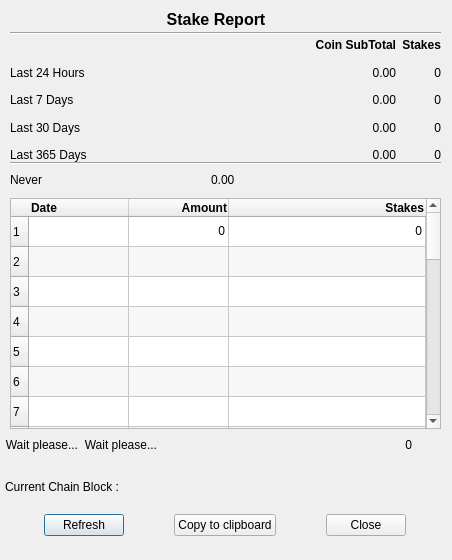
<?xml version="1.0" encoding="UTF-8"?>
<ui version="4.0">
 <class>StakeReportDialog</class>
 <widget class="QDialog" name="StakeReportDialog">
  <property name="geometry">
   <rect>
    <x>0</x>
    <y>0</y>
    <width>452</width>
    <height>560</height>
   </rect>
  </property>
  <property name="minimumSize">
   <size>
    <width>452</width>
    <height>560</height>
   </size>
  </property>
  <property name="maximumSize">
   <size>
    <width>452</width>
    <height>560</height>
   </size>
  </property>
  <property name="windowTitle">
   <string>Stake Report</string>
  </property>
  <property name="modal">
   <bool>false</bool>
  </property>
  <widget class="QLabel" name="label">
   <property name="geometry">
    <rect>
     <x>116</x>
     <y>10</y>
     <width>200</width>
     <height>19</height>
    </rect>
   </property>
   <property name="minimumSize">
    <size>
     <width>200</width>
     <height>0</height>
    </size>
   </property>
   <property name="font">
    <font>
     <pointsize>12</pointsize>
     <weight>75</weight>
     <bold>true</bold>
    </font>
   </property>
   <property name="toolTip">
    <string>Earnings made by stake over time</string>
   </property>
   <property name="frameShape">
    <enum>QFrame::NoFrame</enum>
   </property>
   <property name="frameShadow">
    <enum>QFrame::Sunken</enum>
   </property>
   <property name="lineWidth">
    <number>2</number>
   </property>
   <property name="midLineWidth">
    <number>3</number>
   </property>
   <property name="text">
    <string>Stake Report</string>
   </property>
   <property name="alignment">
    <set>Qt::AlignHCenter|Qt::AlignTop</set>
   </property>
  </widget>
  <widget class="Line" name="line">
   <property name="geometry">
    <rect>
     <x>10</x>
     <y>25</y>
     <width>431</width>
     <height>16</height>
    </rect>
   </property>
   <property name="orientation">
    <enum>Qt::Horizontal</enum>
   </property>
  </widget>
  <widget class="QWidget" name="gridLayoutWidget">
   <property name="geometry">
    <rect>
     <x>10</x>
     <y>34</y>
     <width>431</width>
     <height>132</height>
    </rect>
   </property>
   <property name="font">
    <font>
     <pointsize>9</pointsize>
    </font>
   </property>
   <layout class="QGridLayout" name="gridLayout" columnstretch="3,3,0">
    <property name="verticalSpacing">
     <number>5</number>
    </property>
    <item row="0" column="1">
     <widget class="QLabel" name="L_Coin">
      <property name="font">
       <font>
        <pointsize>9</pointsize>
        <weight>75</weight>
        <bold>true</bold>
       </font>
      </property>
      <property name="text">
       <string>Coin SubTotal</string>
      </property>
      <property name="alignment">
       <set>Qt::AlignRight|Qt::AlignTrailing|Qt::AlignVCenter</set>
      </property>
      <property name="margin">
       <number>4</number>
      </property>
     </widget>
    </item>
    <item row="0" column="2">
     <widget class="QLabel" name="label_3">
      <property name="font">
       <font>
        <pointsize>9</pointsize>
        <weight>75</weight>
        <bold>true</bold>
       </font>
      </property>
      <property name="toolTip">
       <string>Blocks Staked</string>
      </property>
      <property name="text">
       <string>Stakes</string>
      </property>
      <property name="alignment">
       <set>Qt::AlignRight|Qt::AlignTrailing|Qt::AlignVCenter</set>
      </property>
      <property name="margin">
       <number>4</number>
      </property>
     </widget>
    </item>
    <item row="1" column="0">
     <widget class="QLabel" name="L1_24h">
      <property name="font">
       <font>
        <pointsize>9</pointsize>
        <weight>50</weight>
        <bold>false</bold>
       </font>
      </property>
      <property name="toolTip">
       <string/>
      </property>
      <property name="text">
       <string>Last 24 Hours</string>
      </property>
      <property name="margin">
       <number>4</number>
      </property>
     </widget>
    </item>
    <item row="1" column="1">
     <widget class="QLabel" name="Amount_24H">
      <property name="font">
       <font>
        <pointsize>9</pointsize>
        <weight>50</weight>
        <bold>false</bold>
        <kerning>false</kerning>
       </font>
      </property>
      <property name="toolTip">
       <string>Coin Earned in last 24H</string>
      </property>
      <property name="text">
       <string>0.00</string>
      </property>
      <property name="alignment">
       <set>Qt::AlignRight|Qt::AlignTrailing|Qt::AlignVCenter</set>
      </property>
      <property name="margin">
       <number>4</number>
      </property>
     </widget>
    </item>
    <item row="1" column="2">
     <widget class="QLabel" name="Stake_24H">
      <property name="font">
       <font>
        <pointsize>9</pointsize>
        <weight>50</weight>
        <bold>false</bold>
        <kerning>false</kerning>
       </font>
      </property>
      <property name="toolTip">
       <string>Stake Made in last 24H</string>
      </property>
      <property name="text">
       <string>0</string>
      </property>
      <property name="alignment">
       <set>Qt::AlignRight|Qt::AlignTrailing|Qt::AlignVCenter</set>
      </property>
      <property name="margin">
       <number>4</number>
      </property>
     </widget>
    </item>
    <item row="2" column="0">
     <widget class="QLabel" name="L2_7D">
      <property name="font">
       <font>
        <pointsize>9</pointsize>
        <weight>50</weight>
        <bold>false</bold>
       </font>
      </property>
      <property name="toolTip">
       <string/>
      </property>
      <property name="text">
       <string>Last 7 Days</string>
      </property>
      <property name="margin">
       <number>4</number>
      </property>
     </widget>
    </item>
    <item row="2" column="1">
     <widget class="QLabel" name="Amount_7D">
      <property name="font">
       <font>
        <pointsize>9</pointsize>
        <weight>50</weight>
        <bold>false</bold>
        <kerning>false</kerning>
       </font>
      </property>
      <property name="toolTip">
       <string>Coin Earned in last 7 Days</string>
      </property>
      <property name="text">
       <string>0.00</string>
      </property>
      <property name="alignment">
       <set>Qt::AlignRight|Qt::AlignTrailing|Qt::AlignVCenter</set>
      </property>
      <property name="margin">
       <number>4</number>
      </property>
     </widget>
    </item>
    <item row="2" column="2">
     <widget class="QLabel" name="Stake_7D">
      <property name="font">
       <font>
        <pointsize>9</pointsize>
        <weight>50</weight>
        <bold>false</bold>
        <kerning>false</kerning>
       </font>
      </property>
      <property name="toolTip">
       <string>Stake Made in last 7 Days</string>
      </property>
      <property name="text">
       <string>0</string>
      </property>
      <property name="alignment">
       <set>Qt::AlignRight|Qt::AlignTrailing|Qt::AlignVCenter</set>
      </property>
      <property name="margin">
       <number>4</number>
      </property>
     </widget>
    </item>
    <item row="3" column="0">
     <widget class="QLabel" name="L3_30D">
      <property name="font">
       <font>
        <pointsize>9</pointsize>
        <weight>50</weight>
        <bold>false</bold>
       </font>
      </property>
      <property name="toolTip">
       <string/>
      </property>
      <property name="text">
       <string>Last 30 Days</string>
      </property>
      <property name="margin">
       <number>4</number>
      </property>
     </widget>
    </item>
    <item row="3" column="1">
     <widget class="QLabel" name="Amount_30D">
      <property name="font">
       <font>
        <pointsize>9</pointsize>
        <weight>50</weight>
        <bold>false</bold>
        <kerning>false</kerning>
       </font>
      </property>
      <property name="toolTip">
       <string>Coin Earned in last 30 Days</string>
      </property>
      <property name="text">
       <string>0.00</string>
      </property>
      <property name="alignment">
       <set>Qt::AlignRight|Qt::AlignTrailing|Qt::AlignVCenter</set>
      </property>
      <property name="margin">
       <number>4</number>
      </property>
     </widget>
    </item>
    <item row="3" column="2">
     <widget class="QLabel" name="Stake_30D">
      <property name="font">
       <font>
        <pointsize>9</pointsize>
        <weight>50</weight>
        <bold>false</bold>
        <kerning>false</kerning>
       </font>
      </property>
      <property name="toolTip">
       <string>Stake Made in last 30 Days</string>
      </property>
      <property name="text">
       <string>0</string>
      </property>
      <property name="alignment">
       <set>Qt::AlignRight|Qt::AlignTrailing|Qt::AlignVCenter</set>
      </property>
      <property name="margin">
       <number>4</number>
      </property>
     </widget>
    </item>
    <item row="4" column="0">
     <widget class="QLabel" name="L3_30D_2">
      <property name="font">
       <font>
        <pointsize>9</pointsize>
        <weight>50</weight>
        <bold>false</bold>
       </font>
      </property>
      <property name="toolTip">
       <string/>
      </property>
      <property name="text">
       <string>Last 365 Days</string>
      </property>
      <property name="margin">
       <number>4</number>
      </property>
     </widget>
    </item>
    <item row="4" column="1">
     <widget class="QLabel" name="Amount_365D">
      <property name="font">
       <font>
        <pointsize>9</pointsize>
        <weight>50</weight>
        <bold>false</bold>
        <kerning>false</kerning>
       </font>
      </property>
      <property name="toolTip">
       <string>Coin Earned in last 365 Days</string>
      </property>
      <property name="text">
       <string>0.00</string>
      </property>
      <property name="alignment">
       <set>Qt::AlignRight|Qt::AlignTrailing|Qt::AlignVCenter</set>
      </property>
      <property name="margin">
       <number>4</number>
      </property>
     </widget>
    </item>
    <item row="4" column="2">
     <widget class="QLabel" name="Stake_365D">
      <property name="font">
       <font>
        <pointsize>9</pointsize>
        <weight>50</weight>
        <bold>false</bold>
        <kerning>false</kerning>
       </font>
      </property>
      <property name="toolTip">
       <string>Stake Made in last 365 Days</string>
      </property>
      <property name="text">
       <string>0</string>
      </property>
      <property name="alignment">
       <set>Qt::AlignRight|Qt::AlignTrailing|Qt::AlignVCenter</set>
      </property>
      <property name="margin">
       <number>4</number>
      </property>
     </widget>
    </item>
   </layout>
  </widget>
  <widget class="Line" name="line_2">
   <property name="geometry">
    <rect>
     <x>10</x>
     <y>161</y>
     <width>431</width>
     <height>4</height>
    </rect>
   </property>
   <property name="orientation">
    <enum>Qt::Horizontal</enum>
   </property>
  </widget>
  <widget class="QWidget" name="horizontalLayoutWidget2">
   <property name="geometry">
    <rect>
     <x>10</x>
     <y>165</y>
     <width>431</width>
     <height>30</height>
    </rect>
   </property>
   <layout class="QHBoxLayout" name="horizontalLayout2" stretch="0,0">
    <property name="sizeConstraint">
     <enum>QLayout::SetDefaultConstraint</enum>
    </property>
    <property name="rightMargin">
     <number>35</number>
    </property>
    <item>
     <widget class="QLabel" name="L_LastStakeTime">
      <property name="sizePolicy">
       <sizepolicy hsizetype="Preferred" vsizetype="Preferred">
        <horstretch>0</horstretch>
        <verstretch>0</verstretch>
       </sizepolicy>
      </property>
      <property name="font">
       <font>
        <pointsize>9</pointsize>
        <weight>50</weight>
        <bold>false</bold>
       </font>
      </property>
      <property name="toolTip">
       <string>Date of the last mature Stake</string>
      </property>
      <property name="text">
       <string>Never</string>
      </property>
      <property name="alignment">
       <set>Qt::AlignLeading|Qt::AlignLeft|Qt::AlignVCenter</set>
      </property>
      <property name="margin">
       <number>2</number>
      </property>
     </widget>
    </item>
    <item>
     <widget class="QLabel" name="Amount_Last">
      <property name="sizePolicy">
       <sizepolicy hsizetype="Preferred" vsizetype="Preferred">
        <horstretch>0</horstretch>
        <verstretch>0</verstretch>
       </sizepolicy>
      </property>
      <property name="font">
       <font>
        <pointsize>9</pointsize>
        <weight>50</weight>
        <bold>false</bold>
        <kerning>false</kerning>
       </font>
      </property>
      <property name="toolTip">
       <string>Coin Earned in last mature Stake</string>
      </property>
      <property name="text">
       <string>0.00</string>
      </property>
      <property name="alignment">
       <set>Qt::AlignLeading|Qt::AlignLeft|Qt::AlignVCenter</set>
      </property>
      <property name="margin">
       <number>2</number>
      </property>
     </widget>
    </item>
   </layout>
  </widget>
  <widget class="QTableWidget" name="StakeReportTable">
   <property name="geometry">
    <rect>
     <x>10</x>
     <y>198</y>
     <width>431</width>
     <height>231</height>
    </rect>
   </property>
   <property name="sizePolicy">
    <sizepolicy hsizetype="Expanding" vsizetype="Expanding">
     <horstretch>1</horstretch>
     <verstretch>0</verstretch>
    </sizepolicy>
   </property>
   <property name="font">
    <font>
     <weight>50</weight>
     <bold>false</bold>
    </font>
   </property>
   <property name="alternatingRowColors">
    <bool>true</bool>
   </property>
   <property name="sortingEnabled">
    <bool>true</bool>
   </property>
   <property name="rowCount">
    <number>30</number>
   </property>
   <property name="columnCount">
    <number>3</number>
   </property>
   <attribute name="horizontalHeaderStretchLastSection">
    <bool>true</bool>
   </attribute>
   <row/>
   <row/>
   <row/>
   <row/>
   <row/>
   <row/>
   <row/>
   <row/>
   <row/>
   <row/>
   <row/>
   <row/>
   <row/>
   <row/>
   <row/>
   <row/>
   <row/>
   <row/>
   <row/>
   <row/>
   <row/>
   <row/>
   <row/>
   <row/>
   <row/>
   <row/>
   <row/>
   <row/>
   <row/>
   <row/>
   <column>
    <property name="text">
     <string>Date</string>
    </property>
    <property name="font">
     <font>
      <pointsize>9</pointsize>
      <weight>75</weight>
      <bold>true</bold>
     </font>
    </property>
    <property name="textAlignment">
     <set>AlignLeft|AlignVCenter</set>
    </property>
   </column>
   <column>
    <property name="text">
     <string>Amount</string>
    </property>
    <property name="font">
     <font>
      <pointsize>9</pointsize>
      <weight>75</weight>
      <bold>true</bold>
     </font>
    </property>
    <property name="textAlignment">
     <set>AlignRight|AlignVCenter</set>
    </property>
   </column>
   <column>
    <property name="text">
     <string>Stakes</string>
    </property>
    <property name="font">
     <font>
      <pointsize>9</pointsize>
      <weight>75</weight>
      <bold>true</bold>
     </font>
    </property>
    <property name="textAlignment">
     <set>AlignRight|AlignVCenter</set>
    </property>
   </column>
   <item row="0" column="0">
    <property name="text">
     <string/>
    </property>
    <property name="font">
     <font>
      <pointsize>9</pointsize>
     </font>
    </property>
    <property name="flags">
     <set>ItemIsSelectable|ItemIsUserCheckable|ItemIsEnabled</set>
    </property>
   </item>
   <item row="0" column="1">
    <property name="text">
     <string notr="true">0</string>
    </property>
    <property name="whatsThis">
     <string/>
    </property>
    <property name="font">
     <font>
      <pointsize>9</pointsize>
     </font>
    </property>
    <property name="textAlignment">
     <set>AlignRight|AlignVCenter</set>
    </property>
    <property name="flags">
     <set>ItemIsSelectable|ItemIsUserCheckable|ItemIsEnabled</set>
    </property>
   </item>
   <item row="0" column="2">
    <property name="text">
     <string notr="true">0</string>
    </property>
    <property name="font">
     <font>
      <pointsize>9</pointsize>
     </font>
    </property>
    <property name="textAlignment">
     <set>AlignRight|AlignVCenter</set>
    </property>
    <property name="flags">
     <set>ItemIsSelectable|ItemIsUserCheckable|ItemIsEnabled</set>
    </property>
   </item>
  </widget>
  <widget class="QWidget" name="gridLayoutWidget2">
   <property name="geometry">
    <rect>
     <x>5</x>
     <y>430</y>
     <width>442</width>
     <height>30</height>
    </rect>
   </property>
   <layout class="QGridLayout" name="gridLayout2" columnstretch="0,0,3">
    <property name="rightMargin">
     <number>35</number>
    </property>
    <item row="0" column="0">
     <widget class="QLabel" name="TimeTook">
      <property name="font">
       <font>
        <pointsize>9</pointsize>
        <weight>50</weight>
        <bold>false</bold>
       </font>
      </property>
      <property name="toolTip">
       <string>Time took to retrieve the data</string>
      </property>
      <property name="text">
       <string>Wait please...</string>
      </property>
      <property name="alignment">
       <set>Qt::AlignLeading|Qt::AlignLeft|Qt::AlignRight|Qt::AlignTrailing|Qt::AlignVCenter</set>
      </property>
      <property name="margin">
       <number>4</number>
      </property>
     </widget>
    </item>
    <item row="0" column="1">
     <widget class="QLabel" name="TimeTook_2">
      <property name="font">
       <font>
        <pointsize>9</pointsize>
        <weight>50</weight>
        <bold>false</bold>
       </font>
      </property>
      <property name="toolTip">
       <string>Time took to refresh dialog</string>
      </property>
      <property name="text">
       <string>Wait please...</string>
      </property>
      <property name="alignment">
       <set>Qt::AlignLeading|Qt::AlignLeft|Qt::AlignRight|Qt::AlignTrailing|Qt::AlignVCenter</set>
      </property>
      <property name="margin">
       <number>4</number>
      </property>
     </widget>
    </item>
    <item row="0" column="2">
     <widget class="QLabel" name="Stake_Counted">
      <property name="font">
       <font>
        <pointsize>9</pointsize>
        <weight>50</weight>
        <bold>false</bold>
       </font>
      </property>
      <property name="toolTip">
       <string>Total Stakes Analyzed</string>
      </property>
      <property name="text">
       <string>0</string>
      </property>
      <property name="alignment">
       <set>Qt::AlignLeading|Qt::AlignLeft|Qt::AlignRight|Qt::AlignTrailing|Qt::AlignVCenter</set>
      </property>
      <property name="margin">
       <number>4</number>
      </property>
     </widget>
    </item>
   </layout>
  </widget>
  <widget class="QLabel" name="L_CurrentBlock">
   <property name="geometry">
    <rect>
     <x>5</x>
     <y>461</y>
     <width>442</width>
     <height>51</height>
    </rect>
   </property>
   <property name="font">
    <font>
     <pointsize>9</pointsize>
     <weight>50</weight>
     <bold>false</bold>
    </font>
   </property>
   <property name="toolTip">
    <string>Data of the current block.</string>
   </property>
   <property name="text">
    <string>Current Chain Block :</string>
   </property>
   <property name="alignment">
    <set>Qt::AlignLeading|Qt::AlignLeft|Qt::AlignVCenter</set>
   </property>
   <property name="margin">
    <number>2</number>
   </property>
  </widget>
  <widget class="QWidget" name="horizontalLayoutWidget">
   <property name="geometry">
    <rect>
     <x>0</x>
     <y>510</y>
     <width>451</width>
     <height>31</height>
    </rect>
   </property>
   <layout class="QHBoxLayout" name="horizontalLayout" stretch="1,2,1">
    <property name="sizeConstraint">
     <enum>QLayout::SetDefaultConstraint</enum>
    </property>
    <item>
     <widget class="QPushButton" name="button_Refresh">
      <property name="sizePolicy">
       <sizepolicy hsizetype="Maximum" vsizetype="Fixed">
        <horstretch>0</horstretch>
        <verstretch>0</verstretch>
       </sizepolicy>
      </property>
      <property name="toolTip">
       <string>Refresh the data</string>
      </property>
      <property name="text">
       <string>Refresh</string>
      </property>
     </widget>
    </item>
    <item>
     <widget class="QPushButton" name="CopytoClipboard">
      <property name="sizePolicy">
       <sizepolicy hsizetype="Fixed" vsizetype="Fixed">
        <horstretch>0</horstretch>
        <verstretch>0</verstretch>
       </sizepolicy>
      </property>
      <property name="minimumSize">
       <size>
        <width>100</width>
        <height>0</height>
       </size>
      </property>
      <property name="toolTip">
       <string>Copy Report to ClipBoard</string>
      </property>
      <property name="text">
       <string>Copy to clipboard</string>
      </property>
     </widget>
    </item>
    <item>
     <widget class="QDialogButtonBox" name="buttonBox">
      <property name="sizePolicy">
       <sizepolicy hsizetype="Maximum" vsizetype="Fixed">
        <horstretch>0</horstretch>
        <verstretch>0</verstretch>
       </sizepolicy>
      </property>
      <property name="toolTip">
       <string>Close the dialog</string>
      </property>
      <property name="orientation">
       <enum>Qt::Horizontal</enum>
      </property>
      <property name="standardButtons">
       <set>QDialogButtonBox::Close</set>
      </property>
      <property name="centerButtons">
       <bool>true</bool>
      </property>
     </widget>
    </item>
   </layout>
  </widget>
 </widget>
 <resources/>
 <connections>
  <connection>
   <sender>buttonBox</sender>
   <signal>clicked(QAbstractButton*)</signal>
   <receiver>StakeReportDialog</receiver>
   <slot>close()</slot>
   <hints>
    <hint type="sourcelabel">
     <x>338</x>
     <y>524</y>
    </hint>
    <hint type="destinationlabel">
     <x>215</x>
     <y>276</y>
    </hint>
   </hints>
  </connection>
 </connections>
</ui>
